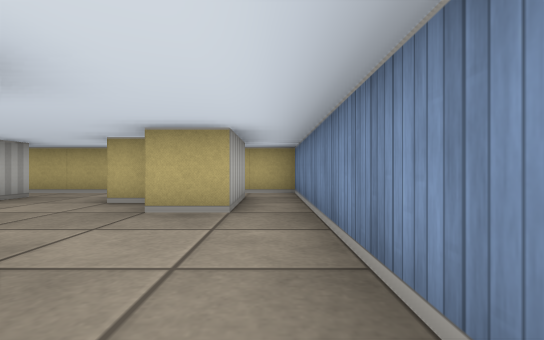
[1] (above)

12 first-person views from a walk through a cub3D level. The camera is about half as high as the walls, looks level and sees 85° across. The floor is counted in squares. Each view is taken from the middle of a square. On the plan, view 1 faces up. The plan holds only what a view shows up to about 9 squares ahead; the rest is blank.

[2]
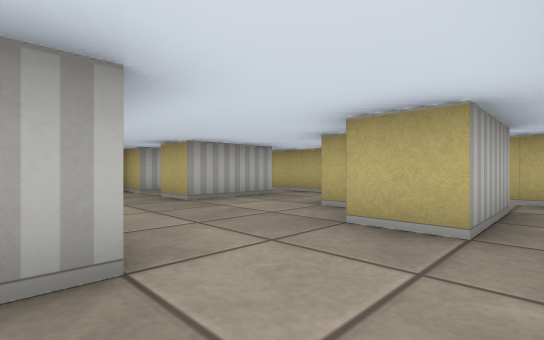

[3]
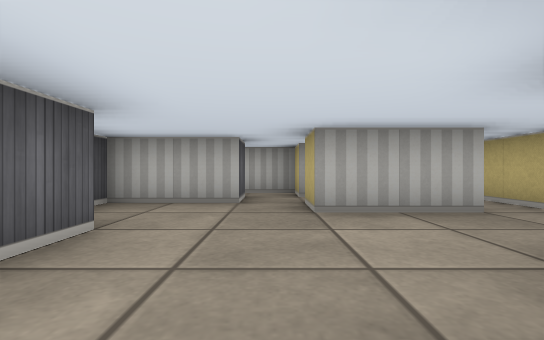

[4]
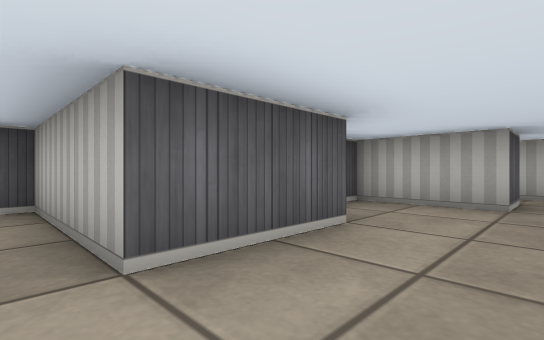

[5]
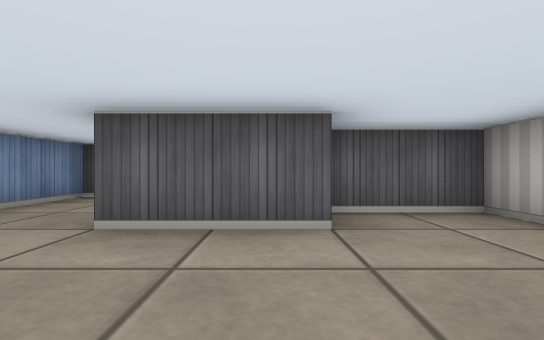

[6]
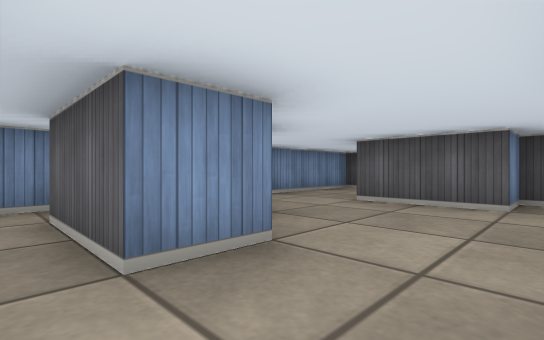

[7]
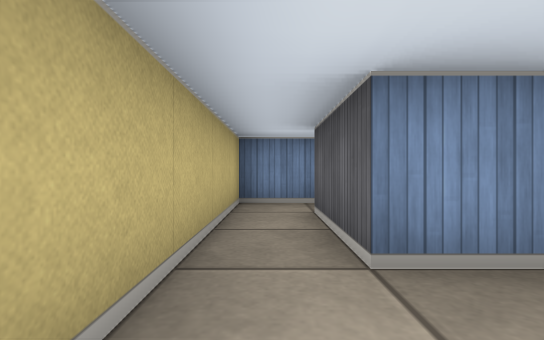

[8]
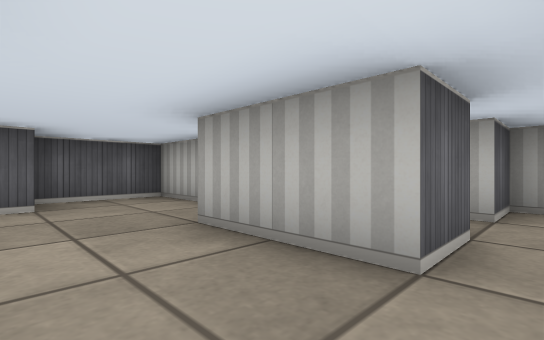

[9]
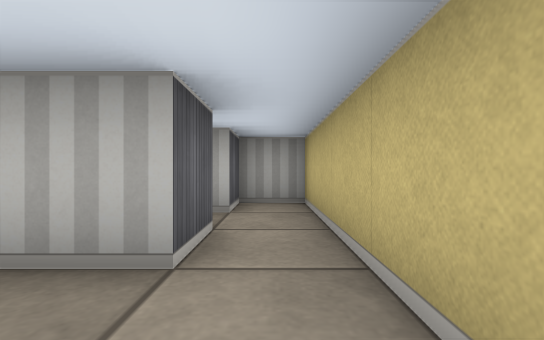

[10]
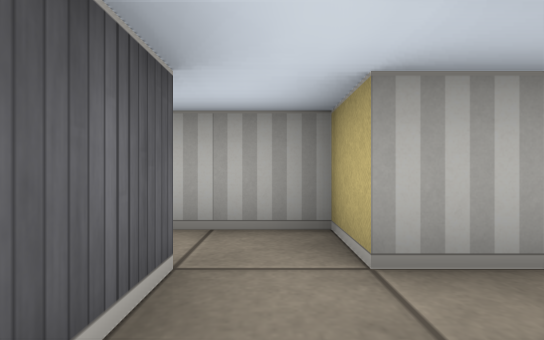

[11]
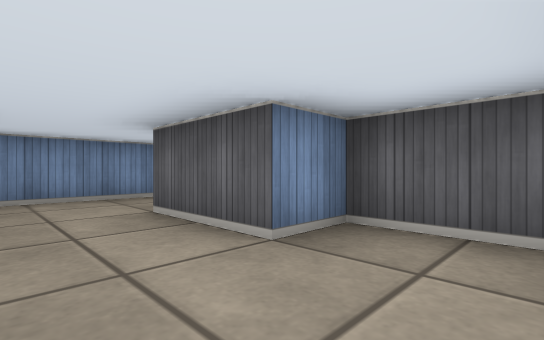

[12]
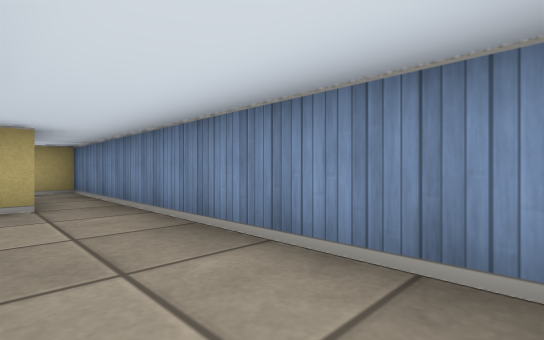

### Floor plan
Points are (right, up) in squares from view 1. A wall is a line through its corners. A room is listed if a view was taken in it or the views show most of it. See-through windows are left out.
Room 1 (views 1, 2, 3, 4, 5, 6, 7, 8, 9, 10, 11, 12)
walls: (-1.9, 4.5) (-2.5, 4.5) (-2.5, 5.5) (-0.5, 5.5) (-0.5, 3.5) (-1.5, 3.5); (-6.5, 2.5) (-5.5, 2.5) (-5.5, 0.5) (-3.5, 0.5) (-3.5, 1.5) (-1.5, 1.5) (-1.5, -1.5) (0.5, -1.5) (0.5, 5.5); (-5.5, 5.5) (-4.5, 5.5) (-4.5, 3.5) (-5.5, 3.5); (-6.5, 5.5) (-6.5, 3.5); (-0.5, 6.5) (-5.5, 6.5)
ways out: opening at (-6, 4.5) to room 2; opening at (-5, 6) to room 2; opening at (-1.5, 6) to room 3; opening at (0, 4.5) to room 3; opening at (-7, 3)
Room 2 (no view inside)
walls: (-5.5, 6.5) (-7.5, 6.5) (-7.5, 5.5) (-6.5, 5.5)
ways out: opening at (-6, 4.5) to room 1; opening at (-5, 6) to room 1
Room 3 (no view inside)
walls: (0.5, 5.5) (0.5, 6.5) (-0.5, 6.5)
ways out: opening at (-1.5, 6) to room 1; opening at (0, 4.5) to room 1

Positions as (right, up) in squares from view 1, and headings:
1: (0, 0), facing up
2: (0, 1), facing up-left
3: (-1, 3), facing left
4: (-1, 3), facing down-left
5: (-3, 4), facing down
6: (-4, 6), facing down-right
7: (-4, 6), facing right
8: (-3, 6), facing down-left
9: (-3, 6), facing left
10: (-5, 3), facing left
11: (-5, 3), facing down-right
12: (-1, -1), facing up-right
